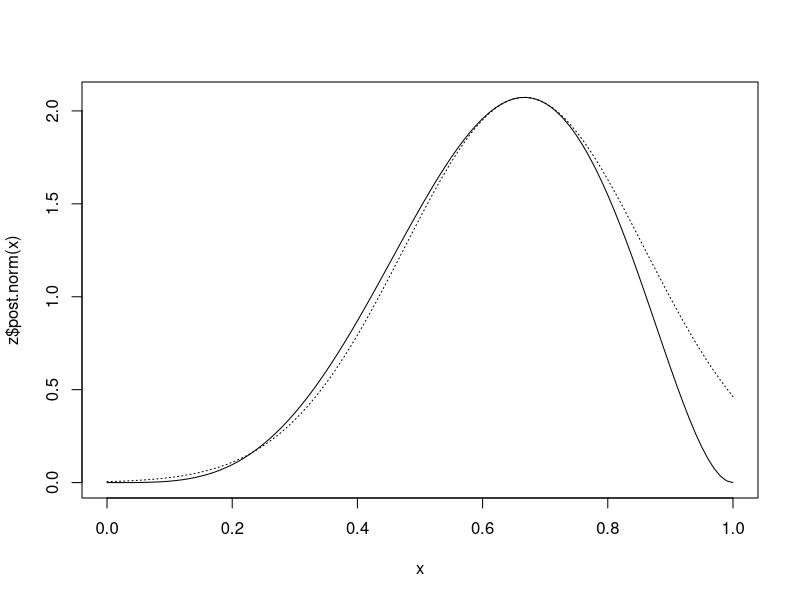

Reproduce this figure in R.
library(mvtnorm)

nsamps = 6L
post.unnorm = function(x) dbinom(x = 4, size = nsamps, prob = x) * dunif(x, 0, 1)

laplace = function(post.unnorm, init, nsamps, ...) { 
  g = function(x) log(post.unnorm(x)) / nsamps
  ctrl = list(fnscale = -1)
  or = optim(init, g, hessian = TRUE, control = ctrl, method = "Brent", 
    lower = 0, upper = 1)
  theta.hat = or$par
  gmax = or$value
  hess = or$hessian
  fx = exp(nsamps * gmax) * sqrt((2 * pi) / (- nsamps * hess))
  post.norm = function(x) post.unnorm(x) / fx
  post.approx = function(x) dnorm(x, mean = theta.hat, sd = sqrt(1 / (- nsamps * hess))) 
  list(theta.hat = theta.hat, hess = hess, post.norm = post.norm, post.approx = post.approx)
}



z = laplace(post.unnorm, init = 0.5, nsamps = nsamps)
curve(z$post.norm(x), 0, 1)
curve(z$post.approx(x), 0, 1, add = TRUE, lty = "dotted")


